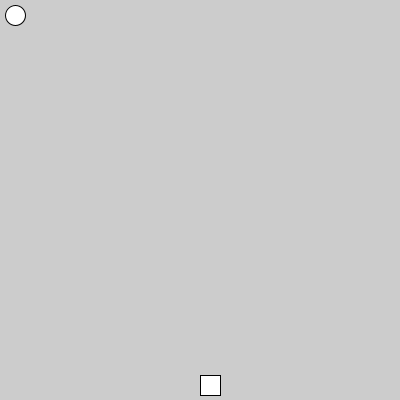
Frame 1 (no input)
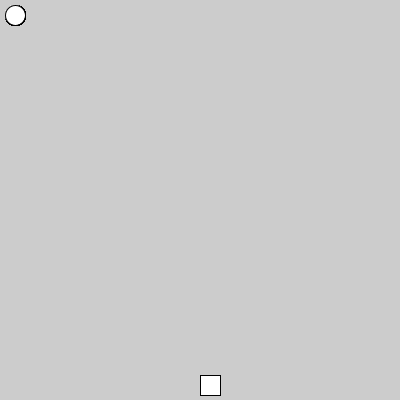
Frame 60 (the mouse pressed at the canvas centre just before this capture)
Frame 120 (the mouse held since frame 60 and released just before this capture): identical to frame 60, image omitted

The Processing sketch that drew these frames (run headless with seeded random() and noise(); from frame 60 on, the mouse is pressed at the canvas centre):

// Processing sketch: Catch_Apple_Step_01
// ── Catch_Apple_Step_01.pde
/*
* _03_Catch_The_Apple
* 
* Create the game step-by-step, adding complexity as you move along. 
* The aim is for Newton to collect points by getting bumped on the head
* by as many apples as possible in half a minute.
*       
* (c) 2013-2016 Arduino LLC. D. Cuartielles
*/
 
void setup() {
  size(400, 400);  // Make the screen of an average size
}

void draw() {
  ellipse(15, 15, 20, 20);  // Draw the apple at the top of the screen
  rect(width / 2, height - 25, 20, 20);  // Draw Newton at the bottom of the screen
}
